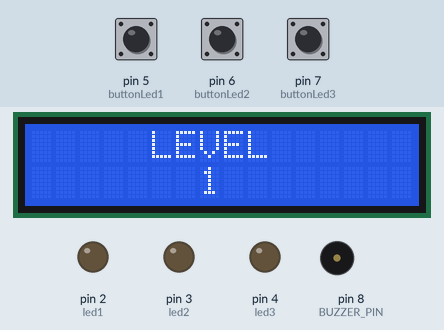
Simulated run of this sketch. Board: Arduino Uno, built with avr-gcc and run on an emulated ATmega328P. Parts: 16×2 character LCD, output pins drawn as LEDs (lit = HIGH), buzzer (waves = sounding). Inputs (shaded band) come from the test bench; at power-on: pin 6 (buttonLed2) LOW, pin 5 (buttonLed1) LOW, pin 7 (buttonLed3) LOW. Random numbers use the default seed unless the sketch sets one; what the sketch prints to the serial monitor is not drawn.

Above: at 19.0 s.
19.1 s: pin 6 (buttonLed2) pulled HIGH for 0.15 s
At 19.22 s:
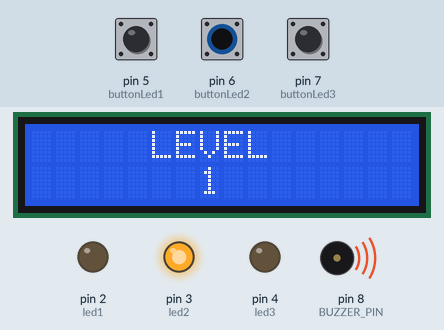
19.8 s: pin 5 (buttonLed1) pulled HIGH for 3.2 s
At 24.7 s:
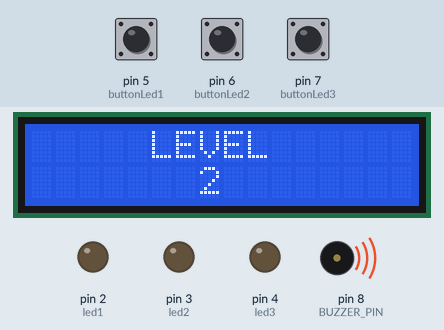
Timing chart, 0 to 72.2 s (numbered marks = the images above; inputs shaded):
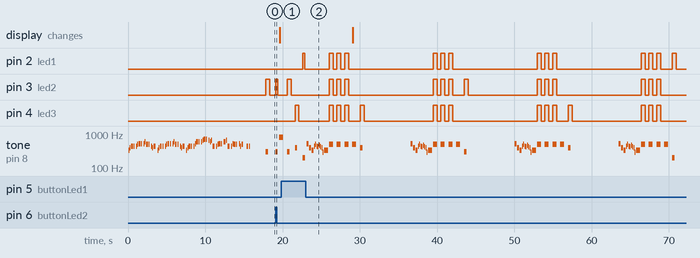

The sketch:

SequentialMemoryGame.ino
```cpp
#include <LCD_I2C.h>
#include "pitches.h"
#define BUZZER_PIN 8

// Set the LCD address to 0x27 for a 16 chars and 2 line display
LCD_I2C lcd(0x27, 16, 2);

int led1 = 2;
int led2 = 3;
int led3 = 4;
int buttonLed1 = 5;
int buttonLed2 = 6;
int buttonLed3 = 7;
int buzzer = 8;
int level = 1;

const int maxLevel = 30;
int solution[maxLevel];
int answers[maxLevel];
int delayTime = 500;

void setup() {
  // put your setup code here, to run once:
  pinMode(led1, OUTPUT);
  pinMode(led2, OUTPUT);
  pinMode(led3, OUTPUT);
  pinMode(buzzer, OUTPUT);
  pinMode(buttonLed1, INPUT);
  pinMode(buttonLed2, INPUT);
  pinMode(buttonLed3, INPUT);
  Serial.begin(9600);
    // initialize the LCD
	lcd.begin();
  lcd.backlight();
  lcd.setCursor(5,0);
  lcd.print("LEVEL");
  printLevel(level);
  playPiratesOfTheCaribbeeanSound();
  delay(2000);
}

void loop() {
  // put your main code here, to run repeatedly:

  for (int i = 0; i < level; i++) {
    int randomLed = random(led1, led3+1);
    if(i == level-1){
      solution[i] = randomLed;
    }
    turnOffLed(solution[i], delayTime);
  }


  bool rightRound = true;
  for (int i = 0; i < level; i++) {
    unsigned long startTime = millis();
    int buttonClicked1;
    int buttonClicked2;
    int buttonClicked3;
    while ((buttonClicked1 = digitalRead(buttonLed1) )!=1 && (buttonClicked2 = digitalRead(buttonLed2)) !=1 &&(buttonClicked3 = digitalRead(buttonLed3) )!=1 ){
      if(millis() - startTime > 5000){
        Serial.println("Game over");
        level = 1;
        printLevel(level);
        rightRound = false;
        break;
      }
    }

    if (buttonClicked1) {
      Serial.println("Button 1");
      answers[i] = led1;
    }else if(buttonClicked2){
      Serial.println("Button 2");
      answers[i] = led2;
    }else if(buttonClicked3){
      Serial.println("Button 3");
      answers[i] = led3;
    }
    turnOffLed(answers[i], delayTime/2);
    if(answers[i] != solution[i]){
      Serial.println(answers[i]);
      Serial.println(solution[i]);
      Serial.println("Game over");
      rightRound = false;
      break;
    }
  }

  for (int i = 0; i < level; i++) {
    if(solution[i] != answers[i]){
      rightRound = false;
      break;
    }
  }

  if(rightRound){
    level++;
    Serial.print("New level: ");
    Serial.println(level);
    tone(buzzer,800, 500);
  }
  if (level > maxLevel ) {
    level = 1;
    Serial.println("Game done");
    if(rightRound)
    resetGame();
  }
  if(!rightRound){
    resetGame();
    level = 1;
    tone(buzzer,500, 500);
  }
  printLevel(level);
  delay(delayTime * 2);
}


void turnOffLed(int led, unsigned long delayTime){
  	tone(buzzer,led*100,300);
  digitalWrite(led, HIGH);
  delay(delayTime);
  digitalWrite(led, LOW);
  delay(delayTime);
}

void resetGame(){
  Serial.println("Game over");
    for (int i = 0; i < maxLevel; i++) {
      solution[i] = 0;
      answers[i] = 0;
    }
  playGameOverSound();
    for(int i = 0; i < 3; i++){
      tone(buzzer,500, 500);
      digitalWrite(led1,HIGH);
      digitalWrite(led2,HIGH);
      digitalWrite(led3,HIGH);
      delay(500);
      digitalWrite(led1,LOW);
      digitalWrite(led2,LOW);
      digitalWrite(led3,LOW);
      delay(500);
    }
}

void printLevel(int level){

  for(int i = 0; i < 16; i++){
    lcd.setCursor(i, 1);
    lcd.print("");
  }
  lcd.setCursor(7, 1);
  lcd.print(level);
}


void playGameOverSound(){

  int melody[] = {
  // Game over sound
  NOTE_C5, NOTE_G4, NOTE_E4,
  NOTE_A4, NOTE_B4, NOTE_A4, NOTE_GS4, NOTE_AS4, NOTE_GS4,
  NOTE_G4, NOTE_D4, NOTE_E4
};


int durations[] = {
  //game over sound
  4, 4, 4,
  8, 8, 8, 8, 8, 8,
  8, 8, 2
};


int size = sizeof(durations) / sizeof(int);

  for (int note = 0; note < size; note++) {
    //to calculate the note duration, take one second divided by the note type.
    //e.g. quarter note = 1000 / 4, eighth note = 1000/8, etc.
    int duration = 1000 / durations[note];
    tone(BUZZER_PIN, melody[note], duration);

    //to distinguish the notes, set a minimum time between them.
    //the note's duration + 30% seems to work well:
    int pauseBetweenNotes = duration * 1.30;
    delay(pauseBetweenNotes);

    //stop the tone playing:
    noTone(BUZZER_PIN);
  }
}


void playPiratesOfTheCaribbeeanSound(){
	int melody[] = {
  NOTE_E4, NOTE_G4, NOTE_A4, NOTE_A4, REST,
  NOTE_A4, NOTE_B4, NOTE_C5, NOTE_C5, REST,
  NOTE_C5, NOTE_D5, NOTE_B4, NOTE_B4, REST,
  NOTE_A4, NOTE_G4, NOTE_A4, REST,

  NOTE_E4, NOTE_G4, NOTE_A4, NOTE_A4, REST,
  NOTE_A4, NOTE_B4, NOTE_C5, NOTE_C5, REST,
  NOTE_C5, NOTE_D5, NOTE_B4, NOTE_B4, REST,
  NOTE_A4, NOTE_G4, NOTE_A4, REST,

  NOTE_E4, NOTE_G4, NOTE_A4, NOTE_A4, REST,
  NOTE_A4, NOTE_C5, NOTE_D5, NOTE_D5, REST,
  NOTE_D5, NOTE_E5, NOTE_F5, NOTE_F5, REST,
  NOTE_E5, NOTE_D5, NOTE_E5, NOTE_A4, REST,

  NOTE_A4, NOTE_B4, NOTE_C5, NOTE_C5, REST,
  NOTE_D5, NOTE_E5, NOTE_A4, REST,
  NOTE_A4, NOTE_C5, NOTE_B4, NOTE_B4, REST,
  NOTE_C5, NOTE_A4, NOTE_B4, REST,

  NOTE_A4, NOTE_A4,

};

int durations[] = {
  8, 8, 4, 8, 8,
  8, 8, 4, 8, 8,
  8, 8, 4, 8, 8,
  8, 8, 4, 8,

  8, 8, 4, 8, 8,
  8, 8, 4, 8, 8,
  8, 8, 4, 8, 8,
  8, 8, 4, 8,

  8, 8, 4, 8, 8,
  8, 8, 4, 8, 8,
  8, 8, 4, 8, 8,
  8, 8, 8, 4, 8,

  8, 8, 4, 8, 8,
  4, 8, 4, 8,
  8, 8, 4, 8, 8,
  8, 8, 4, 4,

  4, 8,

};
  int size = sizeof(durations) / sizeof(int);

  for (int note = 0; note < size; note++) {
    //to calculate the note duration, take one second divided by the note type.
    //e.g. quarter note = 1000 / 4, eighth note = 1000/8, etc.
    int duration = 1000 / durations[note];
    tone(BUZZER_PIN, melody[note], duration);

    //to distinguish the notes, set a minimum time between them.
    //the note's duration + 30% seems to work well:
    int pauseBetweenNotes = duration * 1.30;
    delay(pauseBetweenNotes);

    //stop the tone playing:
    noTone(BUZZER_PIN);
  }
}


void playMilody(int* melody, int* durations){

  int size = sizeof(durations) / sizeof(int);

  for (int note = 0; note < size; note++) {
    //to calculate the note duration, take one second divided by the note type.
    //e.g. quarter note = 1000 / 4, eighth note = 1000/8, etc.
    int duration = 1000 / durations[note];
    tone(BUZZER_PIN, melody[note], duration);

    //to distinguish the notes, set a minimum time between them.
    //the note's duration + 30% seems to work well:
    int pauseBetweenNotes = duration * 1.30;
    delay(pauseBetweenNotes);

    //stop the tone playing:
    noTone(BUZZER_PIN);
  }
}
```

pitches.h
```cpp
// (licence header left out)
#ifndef pitches_h
#define pitches_h

#define NOTE_B0  31
#define NOTE_C1  33
#define NOTE_CS1 35
#define NOTE_D1  37
#define NOTE_DS1 39
#define NOTE_E1  41
#define NOTE_F1  44
#define NOTE_FS1 46
#define NOTE_G1  49
#define NOTE_GS1 52
#define NOTE_A1  55
#define NOTE_AS1 58
#define NOTE_B1  62
#define NOTE_C2  65
#define NOTE_CS2 69
#define NOTE_D2  73
#define NOTE_DS2 78
#define NOTE_E2  82
#define NOTE_F2  87
#define NOTE_FS2 93
#define NOTE_G2  98
#define NOTE_GS2 104
#define NOTE_A2  110
#define NOTE_AS2 117
#define NOTE_B2  123
#define NOTE_C3  131
#define NOTE_CS3 139
#define NOTE_DB3 139
#define NOTE_D3  147
#define NOTE_DS3 156
#define NOTE_EB3 156
#define NOTE_E3  165
#define NOTE_F3  175
#define NOTE_FS3 185
#define NOTE_G3  196
#define NOTE_GS3 208
#define NOTE_A3  220
#define NOTE_AS3 233
#define NOTE_B3  247
#define NOTE_C4  262
#define NOTE_CS4 277
#define NOTE_D4  294
#define NOTE_DS4 311
#define NOTE_E4  330
#define NOTE_F4  349
#define NOTE_FS4 370
#define NOTE_G4  392
#define NOTE_GS4 415
#define NOTE_A4  440
#define NOTE_AS4 466
#define NOTE_B4  494
#define NOTE_C5  523
#define NOTE_CS5 554
#define NOTE_D5  587
#define NOTE_DS5 622
#define NOTE_E5  659
#define NOTE_F5  698
#define NOTE_FS5 740
#define NOTE_G5  784
#define NOTE_GS5 831
#define NOTE_A5  880
#define NOTE_AS5 932
#define NOTE_B5  988
#define NOTE_C6  1047
#define NOTE_CS6 1109
#define NOTE_D6  1175
#define NOTE_DS6 1245
#define NOTE_E6  1319
#define NOTE_F6  1397
#define NOTE_FS6 1480
#define NOTE_G6  1568
#define NOTE_GS6 1661
#define NOTE_A6  1760
#define NOTE_AS6 1865
#define NOTE_B6  1976
#define NOTE_C7  2093
#define NOTE_CS7 2217
#define NOTE_D7  2349
#define NOTE_DS7 2489
#define NOTE_E7  2637
#define NOTE_F7  2794
#define NOTE_FS7 2960
#define NOTE_G7  3136
#define NOTE_GS7 3322
#define NOTE_A7  3520
#define NOTE_AS7 3729
#define NOTE_B7  3951
#define NOTE_C8  4186
#define NOTE_CS8 4435
#define NOTE_D8  4699
#define NOTE_DS8 4978
#define REST     0

#endif
```

Measured:
- after the input at 19.1 s, pin 3 (led2): LOW → HIGH at once, → LOW 0.25 s later; tone on pin 8 (BUZZER_PIN): silent → 300 Hz at once, → silent 0.30 s later, → 800 Hz 0.20 s later
- by itself, tone on pin 8 (BUZZER_PIN): plays 330 Hz for 0.13 s, 392 Hz for 0.13 s, 440 Hz for 0.25 s, 440 Hz for 0.13 s, 440 Hz for 0.13 s, 494 Hz for 0.13 s … (63 notes in this stretch)
